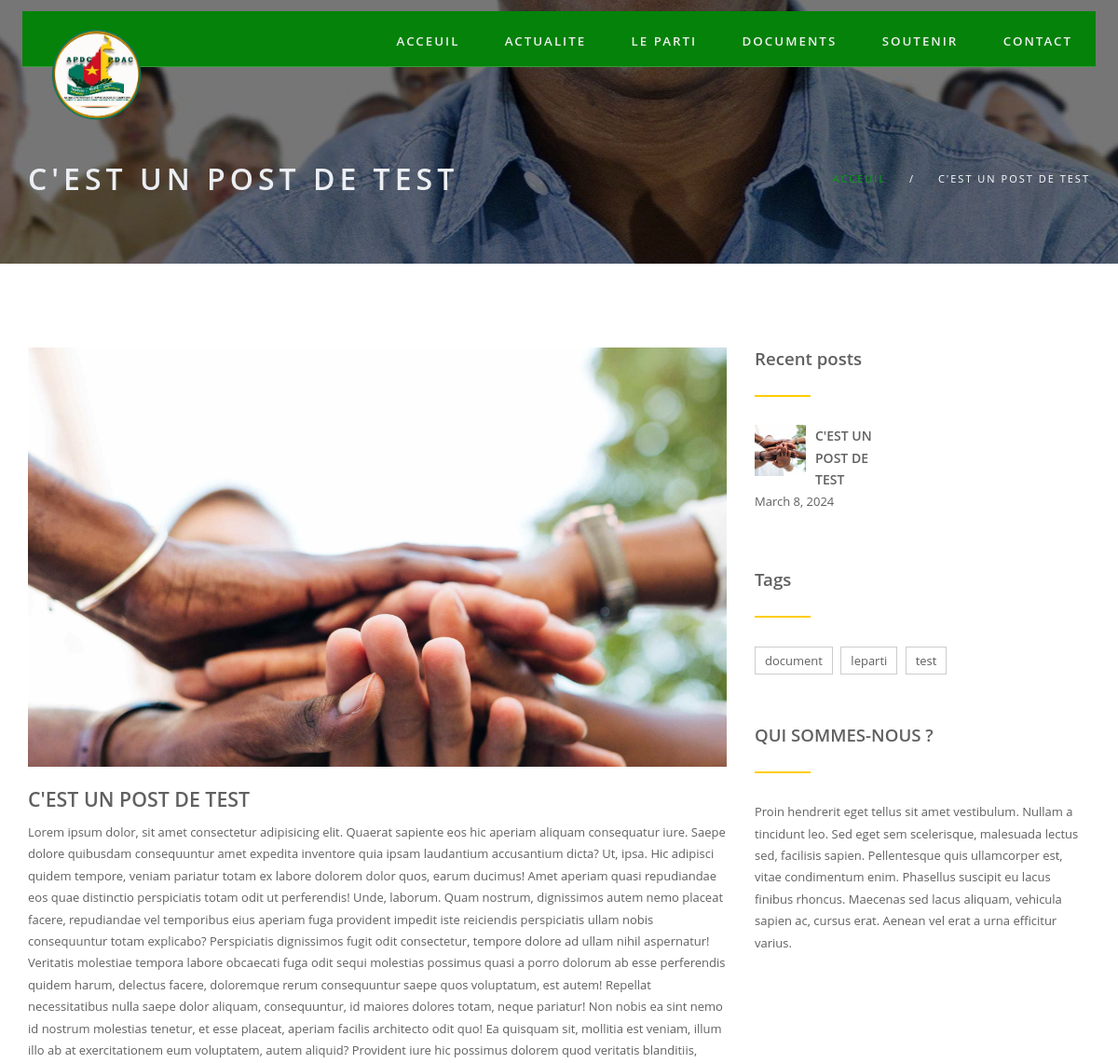
The app's page /postTag/#document#leparti#test/ (upper part), older data.
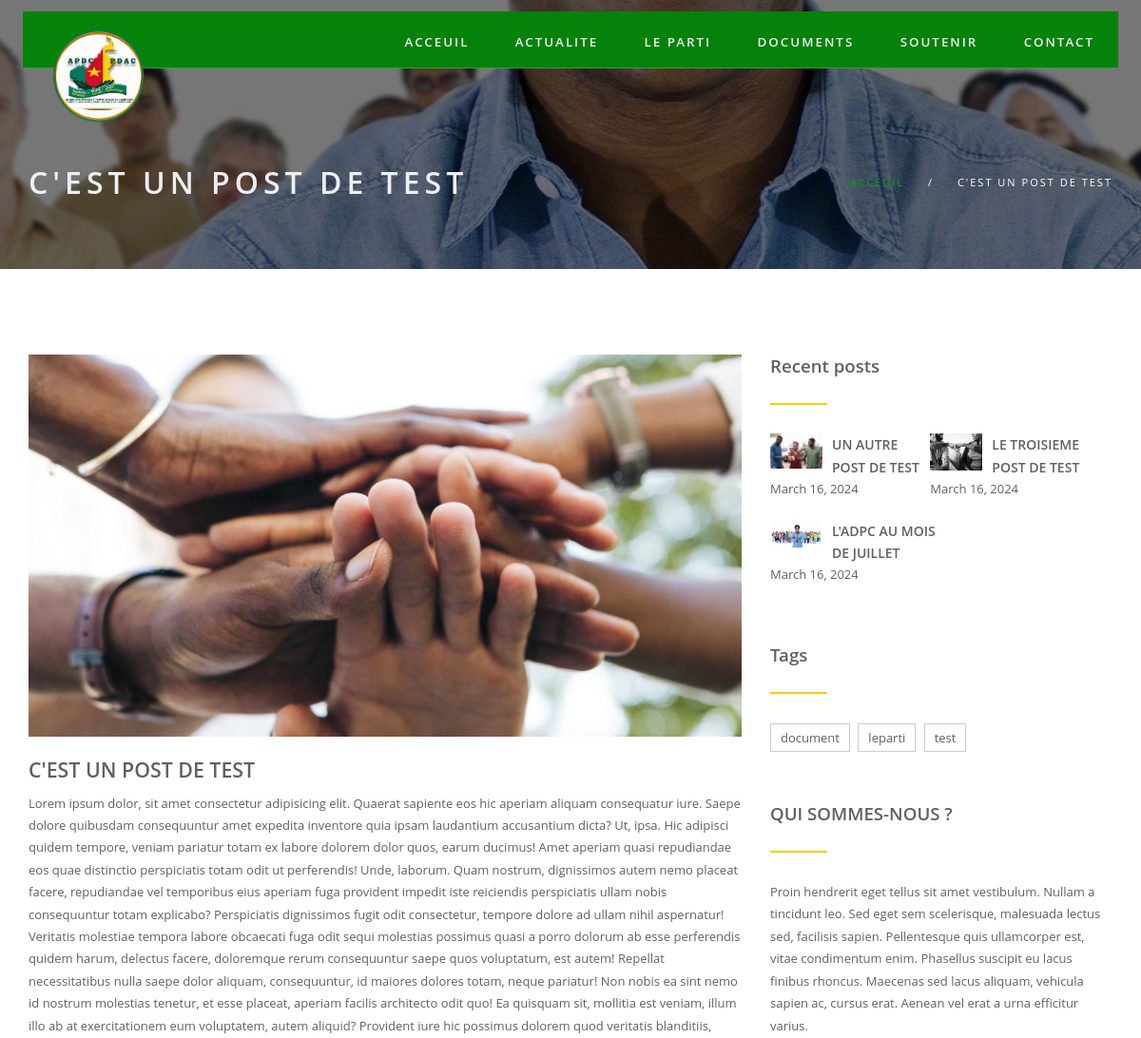
The same page, newer data.
### ADPC_APP/models.py (models this page shows, shortened)
class Post(models.Model):
    id=models.IntegerField(primary_key=True,auto_created=True,editable=False)
    date=models.DateField(blank=True,null=True)
    Tag=models.CharField(max_length=500)
    title=models.CharField(max_length=128)
    image=models.ImageField(blank=True,upload_to='imagePost',null=True)
    contenu=models.TextField(blank=True)
    blogPoster=models.CharField(max_length=128,blank=True)
    joinPiece=models.FileField(blank=True,null=True)
    joinLink=models.URLField(blank=True,null=True)

### ADPC_APP/views.py (the view)
# urls.py: path('postTag/<str:tag>/', post_Tag,name='postTag'),
def post_Tag(request,tag):
    post=get_object_or_404(Post,Tag=tag,id=1)
    if request.method == 'POST':
        form = CommentForm(request.POST)
        if form.is_valid():
            form.save()
            infos=get_object_or_404(Informations,id=1)
            documents=Post.objects.filter(Tag__contains="document")
            documentsParti=Post.objects.filter(Tag__contains="leparti")
            tags=post.Tag.split("#")[1:]
            recentPost=Post.objects.order_by('-date')[:3]
            commentaires=Commentaire.objects.filter(post=post).order_by('-date')
            return render(request,'ADPC_APP/blog-post.html',context={"post":post,"recentposts":recentPost,"tags":tags,"commentaires":commentaires,"documents":documents,"documentsParti":documentsParti,"infos":infos})
        else :
            return render(request, 'ADPC_APP/fail.html')
    else:
        infos=get_object_or_404(Informations,id=1)
        documents=Post.objects.filter(Tag__contains="document")
        documentsParti=Post.objects.filter(Tag__contains="leparti")
        tags=post.Tag.split("#")[1:]
        recentPost=Post.objects.order_by('-date')[:3]
        commentaires=Commentaire.objects.filter(post=post).order_by('-date')
    return render(request,'ADPC_APP/blog-post.html',context={"post":post,"recentposts":recentPost,"tags":tags,"commentaires":commentaires,"documents":documents,"documentsParti":documentsParti,"infos":infos})

### ADPC_APP/templates/ADPC_APP/blog-post.html (shortened to what this page needs)
{% extends 'base.html' %}
{% block content %}
{% load static %}
<section id="subheader">
   <div class="container">
      <div class="row">
         <div class="col-md-12">
            <h1 style="text-transform: uppercase;">{{post.title}}</h1>
            <ul class="subdetail">
               <li><a href="{% url 'index' %}">ACCEUIL</a></li>
               <li class="sep">/</li>
               <li style="text-transform: uppercase;">{{post.title}}</li>
            </ul>
         </div>
      </div>
   </div>
</section>
<section id="content" aria-label="section-blogg">
   <div class="container">
      <div class="row">
         <div class="col-md-8">
            <div class="onStep" data-animation="fadeInUp" data-time="300">
               <article>
                  <div class="post-image">
                     {% if post.image %}
                     <div class="imageBlog"><img class="img-responsive" src="{{post.image.url}}" alt="blog-img" /></div>
                     {% endif %}
                     <div class="post-heading">
                        <h3><a href="#" style="text-transform: uppercase;">{{post.title}}</a></h3>
                     </div>
                  </div>
                  <p>
                  </p>
               </article>
            </div>
         </div>
         <div class="col-md-4">
            <aside class="onStep" data-animation="fadeInUp" data-time="600">
               <div class="widget">
                  <h5>Recent posts</h5>
                  <div class="space-single devider-widget"></div>
                  <div class="recent">
                     {% for post in recentposts %}
                     <div>
                        {% if post.image %}
                        <img class="imageBlog65" src="{{post.image.url}}" class="pull-left" alt="#" />
                        {% endif %}
                        <h6><a href="{% url 'post' post.id %}" style="text-transform: uppercase;">{{post.title}}</a>
                        </h6>
                        <p>{{ post.date }}</p>
                     </div>
                     {% endfor %}
                  </div>
               </div>
               <div class="widget">
                  <h5>Tags</h5>
                  <div class="space-single devider-widget"></div>
                  <div class="tags">
                     {% for tag in tags %}
                     <div><a href="{% url 'blogTag' tag %}">{{tag}}</a>
                     </div>
                     {% endfor %}
                  </div>
               </div>
               <div class="widget">
                  <h5>QUI SOMMES-NOUS ?</h5>
                  <div class="space-single devider-widget"></div>
                  <p>Proin hendrerit eget tellus sit amet vestibulum. Nullam a tincidunt leo. Sed eget sem scelerisque,
                     malesuada lectus sed, facilisis sapien. Pellentesque quis ullamcorper est, vitae condimentum enim.
                     Phasellus suscipit eu lacus finibus rhoncus. Maecenas sed lacus aliquam, vehicula sapien ac, cursus
                     erat. Aenean vel erat a urna efficitur varius.</p>
               </div>
            </aside>
         </div>
      </div>
   </div>
</section>
{% endblock %}

Row changes from the older to the newer data that the page shows:
no longer on one of the page's lists (row edited): Post: title "C'EST UN POST DE TEST", date "March 8, 2024"
changed Post "C'EST UN POST DE TEST": image: a different picture
added Post: image (picture), title "UN AUTRE POST DE TEST", date "March 16, 2024"
added Post: image (picture), title "LE TROISIEME POST DE TEST", date "March 16, 2024"
added Post: image (picture), title "L'ADPC AU MOIS DE JUILLET", date "March 16, 2024"
